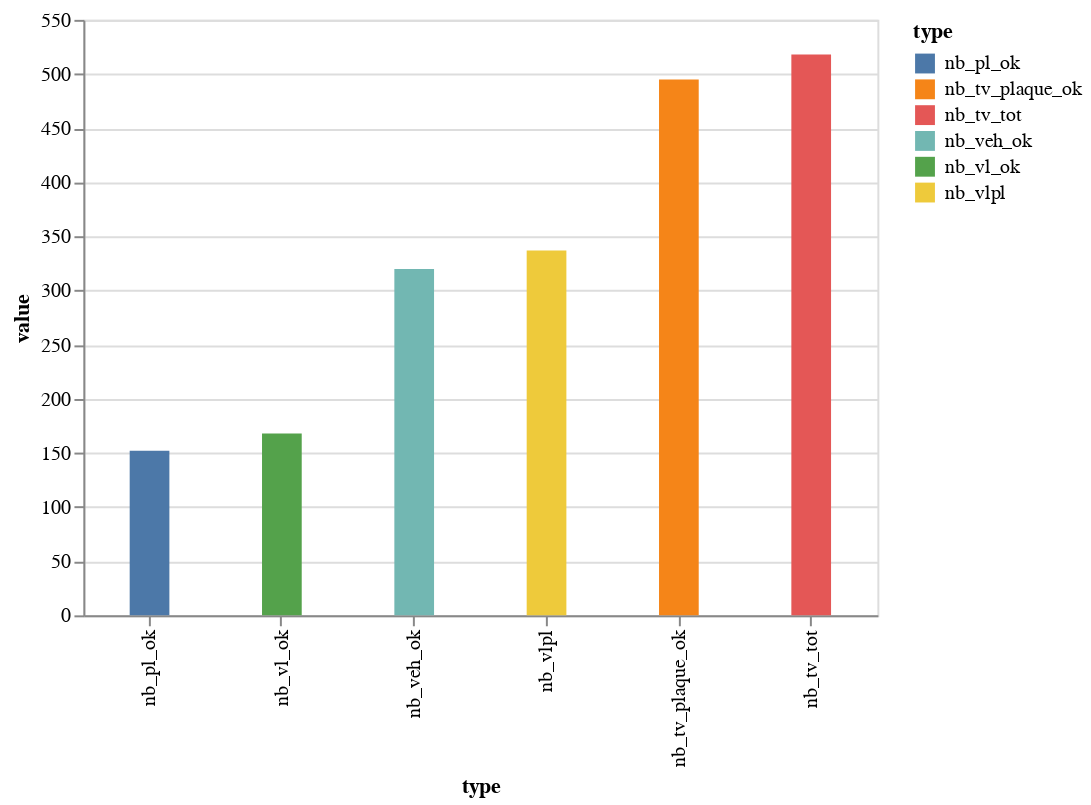

The notebook cell this image was saved under:
### Code cell
graph_stat_trie

### Figure 1 — Vega-Lite specification as saved in the notebook (floating-point values rounded to 4 significant figures)
{"$schema": "https://vega.github.io/schema/vega-lite/v2.6.0.json", "config": {"view": {"height": 300, "width": 400}}, "data": {"name": "data-7ee2d4b4fddaf07e3cf1bb4530517522"}, "datasets": {"data-7ee2d4b4fddaf07e3cf1bb4530517522": [{"type": "nb_tv_tot", "value": 518}, {"type": "nb_tv_plaque_ok", "value": 495}, {"type": "nb_vlpl", "value": 337}, {"type": "nb_veh_ok", "value": 320}, {"type": "nb_vl_ok", "value": 168}, {"type": "nb_pl_ok", "value": 152}]}, "encoding": {"color": {"field": "type", "type": "nominal"}, "x": {"field": "type", "sort": {"field": "value", "op": "mean"}, "type": "nominal"}, "y": {"field": "value", "type": "quantitative"}}, "mark": {"size": 20, "type": "bar"}}
